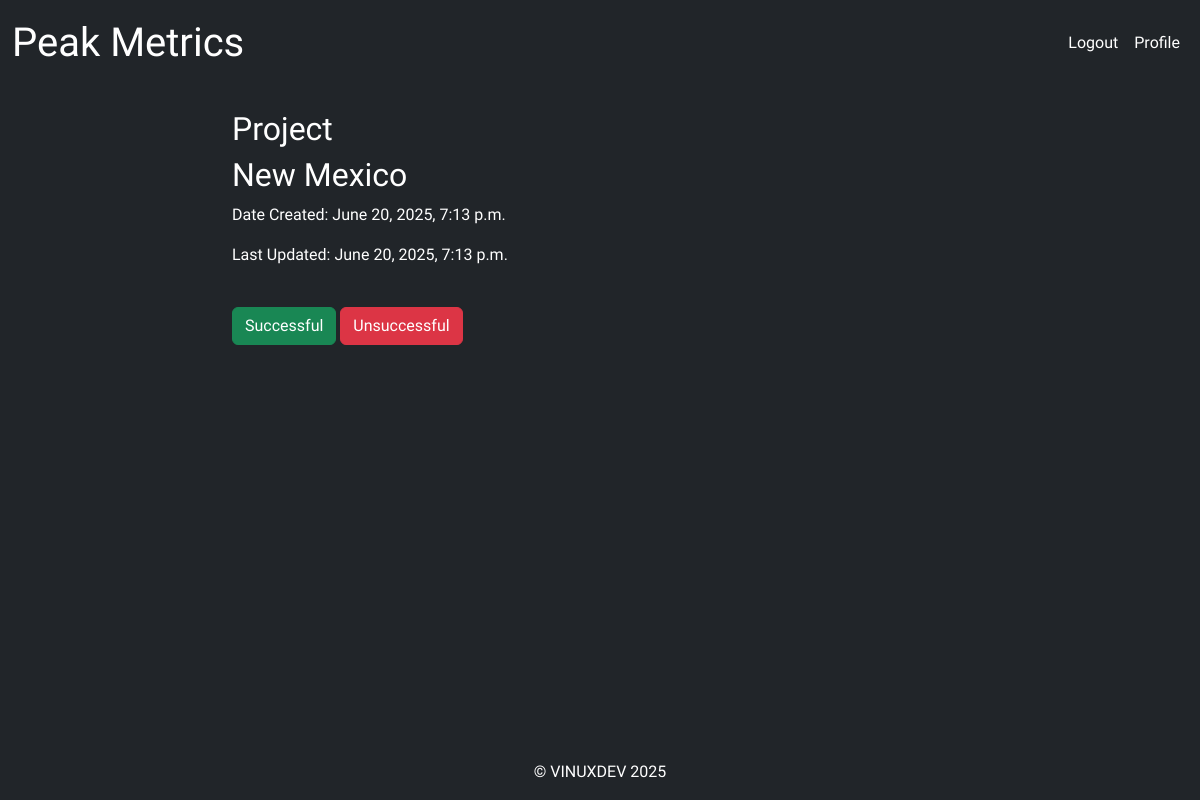
/project/2 (signed in), run on the app's committed database.
### peak_performance/models.py (models this page shows, shortened)
class Project(models.Model):
    user = models.ForeignKey(User, on_delete=models.CASCADE, default=None)
    name = models.CharField(max_length=200)
    date_creation = models.DateTimeField(auto_now=True)
    date_updated = models.DateTimeField(auto_now=True)

### peak_performance/views.py (the view)
# urls.py: path('project/<int:pk>', views.project, name='project'),
def project(request, pk):
    project = Project.objects.get(id=pk)
    return render(request, 'project.html', {'project': project})

### peak_performance/templates/project.html (shortened to what this page needs)
{% extends 'base.html' %}
{% load static %}
{% block content %}
<div class="container">
    <div class="row justify-content-center">
        <div class="col-8">
            {% if user.is_authenticated %}
                <h2>Project</h2>
                <h2>{{ project.name }}</h2>
                <p>Date Created: {{ project.date_creation }}</p>
                <p>Last Updated: {{ project.date_updated }}</p>
            {% else %}
                <h1>Please log in to see your Dashboard</h1>
            {% endif %}
        <div class="col-4">
            <form action="{% url 'new_project' %}" method="POST">
                <br>
                <button type="submit" class="btn btn-success">Successful</button>
                <button type="submit" class="btn btn-danger">Unsuccessful</button>
            </form>
        </div>
        </div>
    </div>
</div>
{% endblock content %}

### static/css/styles.css (style rules this page uses)
:root { --bs-blue: #0d6efd; --bs-indigo: #6610f2; --bs-purple: #6f42c1; --bs-pink: #d63384; --bs-red: #dc3545; --bs-orange: #fd7e14; --bs-yellow: #ffc107; --bs-green: #198754; --bs-teal: #20c997; --bs-cyan: #0dcaf0; --bs-white: #fff; --bs-gray: #6c757d; --bs-gray-dark: #343a40; --bs-gray-100: #f8f9fa; --bs-gray-200: #e9ecef; --bs-gray-300: #dee2e6; --bs-gray-400: #ced4da; --bs-gray-500: #adb5bd; --bs-gray-600: #6c757d; --bs-gray-700: #495057; --bs-gray-800: #343a40; --bs-gray-900: #212529; --bs-primary: #0d6efd; --bs-secondary: #6c757d; --bs-success: #198754; --bs-info: #0dcaf0; --bs-warning: #ffc107; --bs-danger: #dc3545; --bs-light: #f8f9fa; --bs-dark: #212529; --bs-primary-rgb: 13, 110, 253; --bs-secondary-rgb: 108, 117, 125; --bs-success-rgb: 25, 135, 84; --bs-info-rgb: 13, 202, 240; --bs-warning-rgb: 255, 193, 7; --bs-danger-rgb: 220, 53, 69; --bs-light-rgb: 248, 249, 250; --bs-dark-rgb: 33, 37, 41; --bs-white-rgb: 255, 255, 255; --bs-black-rgb: 0, 0, 0; --bs-body-color-rgb: 33, 37, 41; --bs-body-bg-rgb: 255, 255, 255; --bs-font-sans-serif: system-ui, -apple-system, "Segoe UI", Roboto, "Helvetica Neue", Arial, "Noto Sans", "Liberation Sans", sans-serif, "Apple Color Emoji", "Segoe UI Emoji", "Segoe UI Symbol", "Noto Color Emoji"; --bs-font-monospace: SFMono-Regular, Menlo, Monaco, Consolas, "Liberation Mono", "Courier New", monospace; --bs-gradient: linear-gradient(180deg, rgba(255, 255, 255, 0.15), rgba(255, 255, 255, 0)); --bs-body-font-family: var(--bs-font-sans-serif); --bs-body-font-size: 1rem; --bs-body-font-weight: 400; --bs-body-line-height: 1.5; --bs-body-color: #212529; --bs-body-bg: #fff; }
body { font-family: Varela Round, var(--bs-font-sans-serif); color: white; background-color: var(--bs-dark); }

### data on the page
Project: name "New Mexico", date_creation "June 20, 2025, 7:13 p.m.", date_updated "June 20, 2025, 7:13 p.m."
